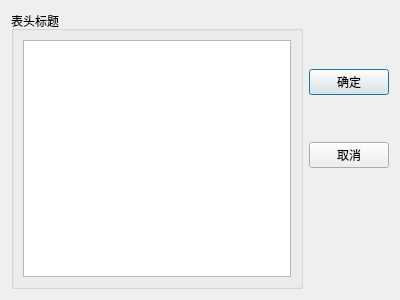
<?xml version="1.0" encoding="UTF-8"?>
<ui version="4.0">
 <class>TDialogHeaders</class>
 <widget class="QDialog" name="TDialogHeaders">
  <property name="geometry">
   <rect>
    <x>0</x>
    <y>0</y>
    <width>400</width>
    <height>300</height>
   </rect>
  </property>
  <property name="windowTitle">
   <string>Dialog</string>
  </property>
  <layout class="QGridLayout" name="gridLayout">
   <item row="0" column="0">
    <widget class="QGroupBox" name="groupBox">
     <property name="title">
      <string>表头标题</string>
     </property>
     <layout class="QHBoxLayout" name="horizontalLayout">
      <item>
       <widget class="QListView" name="listView"/>
      </item>
     </layout>
    </widget>
   </item>
   <item row="0" column="1">
    <layout class="QVBoxLayout" name="verticalLayout">
     <item>
      <spacer name="verticalSpacer">
       <property name="orientation">
        <enum>Qt::Vertical</enum>
       </property>
       <property name="sizeHint" stdset="0">
        <size>
         <width>20</width>
         <height>58</height>
        </size>
       </property>
      </spacer>
     </item>
     <item>
      <widget class="QPushButton" name="btnOK">
       <property name="text">
        <string>确定</string>
       </property>
       <property name="icon">
        <iconset resource="res.qrc">
         <normaloff>:/img/images/ok.png</normaloff>:/img/images/ok.png</iconset>
       </property>
      </widget>
     </item>
     <item>
      <spacer name="verticalSpacer_2">
       <property name="orientation">
        <enum>Qt::Vertical</enum>
       </property>
       <property name="sizeHint" stdset="0">
        <size>
         <width>20</width>
         <height>28</height>
        </size>
       </property>
      </spacer>
     </item>
     <item>
      <widget class="QPushButton" name="btnCancel">
       <property name="text">
        <string>取消</string>
       </property>
       <property name="icon">
        <iconset resource="res.qrc">
         <normaloff>:/img/images/close.png</normaloff>:/img/images/close.png</iconset>
       </property>
      </widget>
     </item>
     <item>
      <spacer name="verticalSpacer_3">
       <property name="orientation">
        <enum>Qt::Vertical</enum>
       </property>
       <property name="sizeHint" stdset="0">
        <size>
         <width>20</width>
         <height>40</height>
        </size>
       </property>
      </spacer>
     </item>
     <item>
      <spacer name="verticalSpacer_4">
       <property name="orientation">
        <enum>Qt::Vertical</enum>
       </property>
       <property name="sizeHint" stdset="0">
        <size>
         <width>20</width>
         <height>28</height>
        </size>
       </property>
      </spacer>
     </item>
     <item>
      <spacer name="verticalSpacer_5">
       <property name="orientation">
        <enum>Qt::Vertical</enum>
       </property>
       <property name="sizeHint" stdset="0">
        <size>
         <width>20</width>
         <height>40</height>
        </size>
       </property>
      </spacer>
     </item>
    </layout>
   </item>
  </layout>
 </widget>
 <resources>
  <include location="res.qrc"/>
 </resources>
 <connections>
  <connection>
   <sender>btnOK</sender>
   <signal>clicked()</signal>
   <receiver>TDialogHeaders</receiver>
   <slot>accept()</slot>
   <hints>
    <hint type="sourcelabel">
     <x>349</x>
     <y>85</y>
    </hint>
    <hint type="destinationlabel">
     <x>199</x>
     <y>149</y>
    </hint>
   </hints>
  </connection>
  <connection>
   <sender>btnCancel</sender>
   <signal>clicked()</signal>
   <receiver>TDialogHeaders</receiver>
   <slot>reject()</slot>
   <hints>
    <hint type="sourcelabel">
     <x>349</x>
     <y>150</y>
    </hint>
    <hint type="destinationlabel">
     <x>199</x>
     <y>149</y>
    </hint>
   </hints>
  </connection>
 </connections>
</ui>
